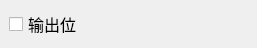
<?xml version="1.0" encoding="UTF-8"?>
<ui version="4.0">
 <class>ZSet_SwCycleItemWid</class>
 <widget class="QWidget" name="ZSet_SwCycleItemWid">
  <property name="geometry">
   <rect>
    <x>0</x>
    <y>0</y>
    <width>257</width>
    <height>48</height>
   </rect>
  </property>
  <property name="font">
   <font>
    <family>微软雅黑</family>
    <pointsize>12</pointsize>
   </font>
  </property>
  <property name="windowTitle">
   <string>Form</string>
  </property>
  <layout class="QVBoxLayout" name="verticalLayout">
   <property name="leftMargin">
    <number>9</number>
   </property>
   <property name="topMargin">
    <number>9</number>
   </property>
   <property name="rightMargin">
    <number>9</number>
   </property>
   <property name="bottomMargin">
    <number>9</number>
   </property>
   <item>
    <widget class="QCheckBox" name="checkBox">
     <property name="sizePolicy">
      <sizepolicy hsizetype="Minimum" vsizetype="Expanding">
       <horstretch>0</horstretch>
       <verstretch>0</verstretch>
      </sizepolicy>
     </property>
     <property name="font">
      <font>
       <family>微软雅黑</family>
       <pointsize>12</pointsize>
      </font>
     </property>
     <property name="text">
      <string>输出位</string>
     </property>
    </widget>
   </item>
  </layout>
 </widget>
 <resources/>
 <connections/>
</ui>
